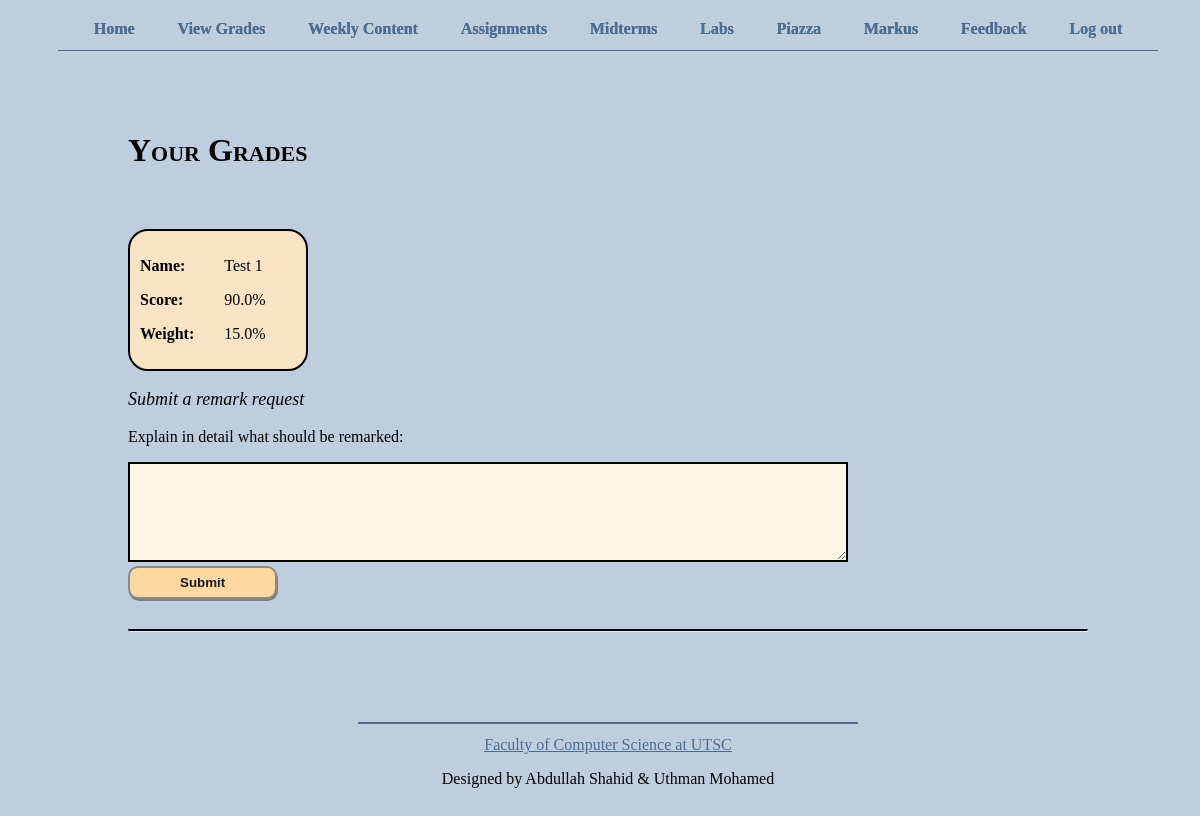
Screenshot of /view/grades (signed in) with the database file from the repository.
### app.py (models this page shows, shortened)
class Grade(db.Model):
    __tablename__ = 'Grade'
    id = db.Column(db.Integer, primary_key = True)
    user_id = db.Column(db.Integer, db.ForeignKey('User.id'), nullable = False)
    ass_name = db.Column(db.String(30), nullable = False)
    score = db.Column(db.Float, nullable = False)
    weight = db.Column(db.Float, nullable = False)

### app.py (the view)
@app.route('/view/grades')
def view_grades():
    if 'username' not in session:
        return redirect(url_for('login'))
    if not session['is_student']:
        return redirect(url_for('root'))
    page_name = 'view_grades'
    grades = get_grades(session['username'])
    requests = []
    for grade in grades:
        remark_request = RemarkRequest.query.filter_by(grade_id = grade.id).first()
        if remark_request is None:
            requests.append("none")
        else:
            if remark_request.closed == 0:
                requests.append("ongoing")
            else:
                requests.append("closed")
    return render_template('view_grades.html', page_name = page_name, grades = grades, requests=requests)

### app.py (called while the page is built)
def get_grades(username):
    user = User.query.filter_by(username = username).first()
    return Grade.query.filter_by(user_id=user.id).all()

### templates/view_grades.html (shortened to what this page needs)
{% extends "template.html" %}
{% block content %}
{% if session.username %}
    <h1>Your Grades</h1>
    {% if grades %}
        {% for grade in grades %}
            <section class="card">
                <div class="titles">
                    <p>Name: </p>
                    <p>Score: </p>
                    <p>Weight:</p>
                </div>
                <div>
                    <p>{{grade.ass_name}} </p>
                    <p>{{grade.score}}%</p>
                    <p>{{grade.weight}}%</p>
                </div>
            </section>
            {% if requests[loop.index0] == 'none' %}
                <p>Submit a remark request</p>
                <form action="/remark_request/{{grade.id}}" method="post">
                    <p>Explain in detail what should be remarked:</p>
                    <textarea name="remarkContent" required></textarea>
                    <br>
                    <button type="submit">Submit</button>
                </form>
            {% else %}
                <p>remark request status: {{requests[loop.index0]}}</p>
            {%endif%}
            <hr>
        {% endfor %}
    {% else %}
    <p>You do not have any grades yet.</p>
    {% endif %}
{%endif%}
{% endblock %}

### static/css/template.css (style rules this page uses)
* { box-sizing: border-box; }
html, body { height: 100%; width: 100%; font-family: 'Georgia', 'Times New Roman', Times, serif; background-color: rgb(191, 206, 223); }
body { display: flex; flex-direction: column; align-items: center; text-align: center; }
h1 { font-variant: small-caps ; }
button { font-weight: bold; text-decoration: unset; appearance: button; color: rgb(27, 27, 27); border-radius: 10px; background-color: rgb(253, 216, 160); border: 2px solid rgb(138, 138, 138); box-shadow: 1px 2px grey; cursor: default; padding: 7px 50px; margin-top: 30px; }
form > button { margin-top: 0px; }
textarea { border: 2px solid black; width: 75%; height: 100px; background-color: rgb(255, 245, 230); }
section.card { display: flex; padding: 10px; border-radius: 20px; width: fit-content; background-color: rgb(248, 227, 196); border: 2px solid black; }
section.card > div { margin-right: 30px; }
section.card > div.titles { font-weight: bold; }
hr { margin: 30px 0; border-top: 2px solid black; }

### static/css/view_grades.css (style rules this page uses)
h1 { margin-bottom: 60px; }
main > p { font-size: large; font-style: italic; width: fit-content; }

### rows the page displays
Grade: ass_name "Test 1", score "90.0", weight "15.0"
